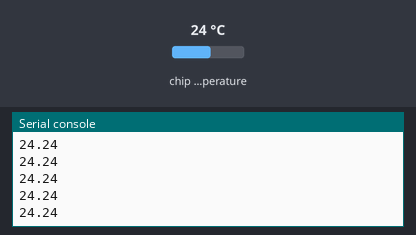
Bench run of a program on a simulated Raspberry Pi Pico running MicroPython. Parts: the last lines printed to the serial console. The inputs (shaded band) are chosen by the test bench; at power-on: chip temperature 24 °C.

Above: at 1.2 s.
1.3 s: chip temperature set to 1 °C
At 1.31 s:
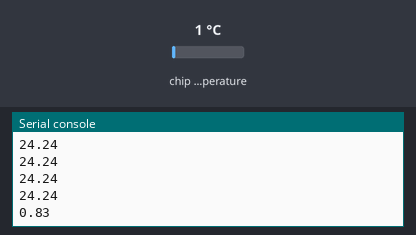
2.8 s: chip temperature set to 11 °C
At 2.81 s:
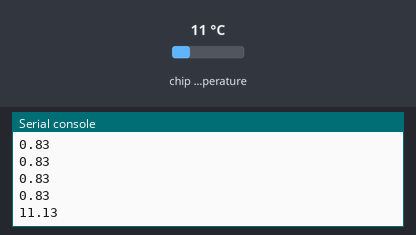
Timing chart, 0 to 5.8 s (numbered marks = the images above; inputs shaded):
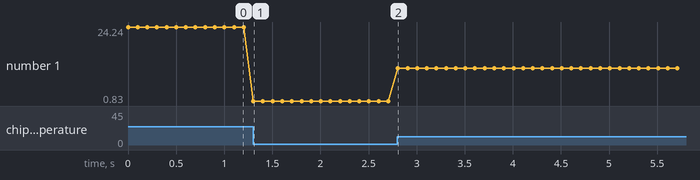

The program:

rppi_ADC_tempr.py
```python
import machine
import time
import math

sensor_temp = machine.ADC(4)
conversion_factor = 3.3/65535

while True:
    reading = sensor_temp.read_u16()*conversion_factor
    temp = round(27-(reading-0.706)/0.001721,2)
    print(temp)
    time.sleep(0.1)
    
```

Measured:
- after the input at 1.3 s, the serial console: prints a new line at once (image 1)
- after the input at 2.8 s, the serial console: prints a new line at once (image 2)
- plotted number 1: 24.24 → 0.83 after the input at 1.3 s, 0.83 → 11.13 after the input at 2.8 s
